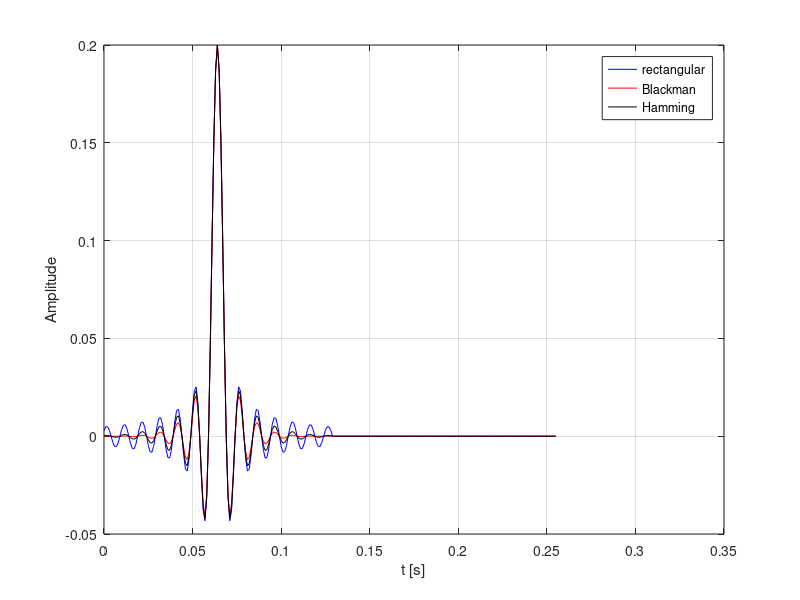

This figure's MATLAB source:
N = 256; % number of samples
fs = 1000; % Sample frequency in Hz
L = 129; % Filter lengths
fc = 100/fs; % Filter cutoff frequency: 100 Hz

k = -floor(L/2):-1; % Construct k for negative b[k];
b = sin(2*pi*fc*k)./(pi*k); % Construct negative b[k]
b = [b 2*fc, fliplr(b)]; % Rest of b

% Blackman Window ------------------------------------
n = -floor(L/2):floor(L/2); % Window vector
w_B = 0.35875 + 0.48829*cos(2*pi*n/L) +...
0.14128*cos(4*pi*n/L) + 0.01168*cos(6*pi*n/L);
b_bh = b.*w_B; % Apply Blackman window

% Hamming Window -------------------------------------
b_hm = b.*hamming(L)'; % Apply Hamming window

% Impulse response
x = [1 zeros(1,255)];
y = filter(b,1,x);
y_B = filter(b_bh,1,x);
y_H = filter(b_hm,1,x);

t = [0:(N-1)]/fs; % time vector for plotting

plot(t,y,'b-'); grid on; hold on;
plot(t,y_B,'r-');plot(t,y_H,'k-');
legend('rectangular','Blackman', 'Hamming');
ylabel('Amplitude');xlabel('t [s]');